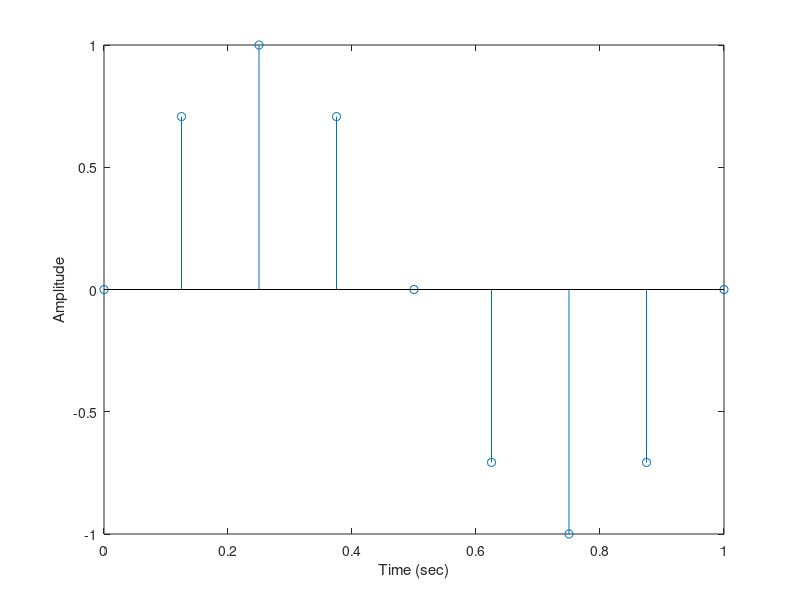
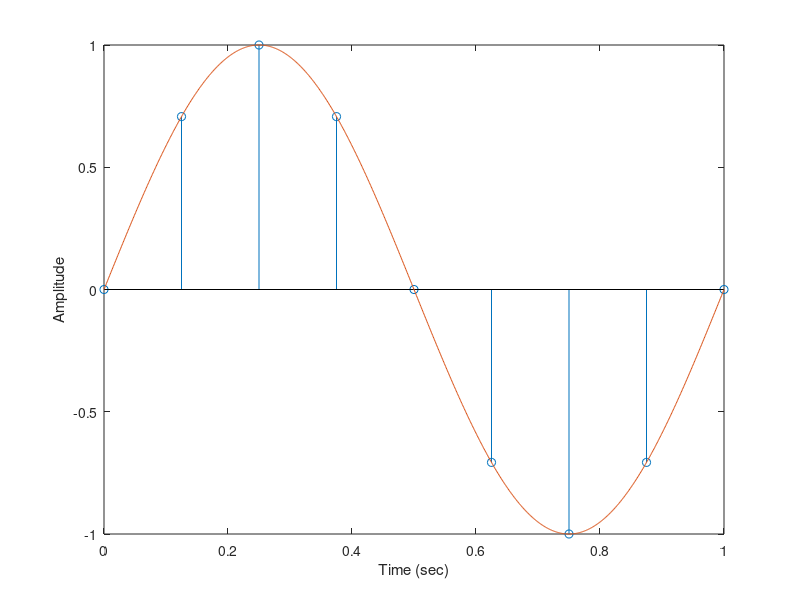
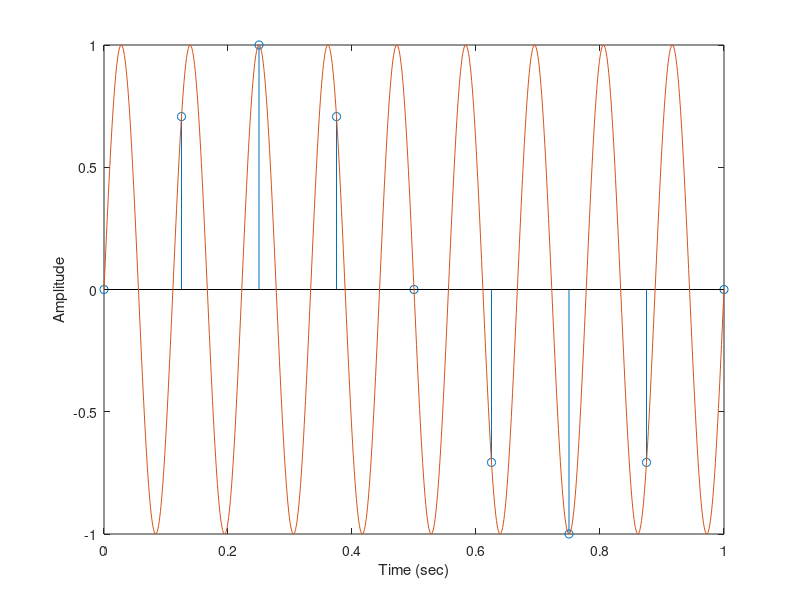
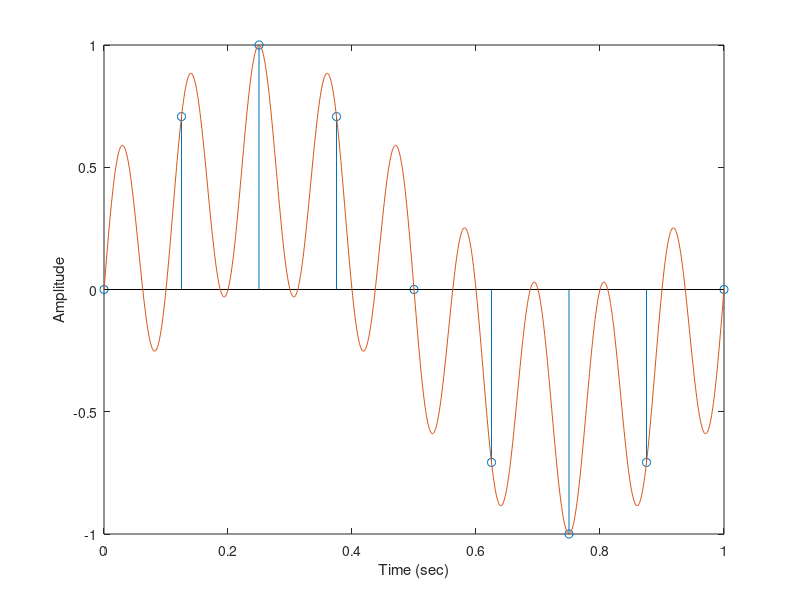

The MATLAB source for these figures, in order:
t = (0:8)*(1/8);             % Time vector

x = sin(2*pi*t);
figure, stem(t, x);
xlabel('Time (sec)');
ylabel('Amplitude');

t1 = (0:1000)*(1/1000);

x1 = sin(2*pi*1*t1);
figure, stem(t, x), hold on, plot(t1, x1);
xlabel('Time (sec)');
ylabel('Amplitude');

x2 = sin(2*pi*9*t1);
figure, stem(t, x), hold on, plot(t1, x2);
xlabel('Time (sec)');
ylabel('Amplitude');

x3 = 0.5*(x1+x2);
figure, stem(t, x), hold on, plot(t1, x3);
xlabel('Time (sec)');
ylabel('Amplitude');